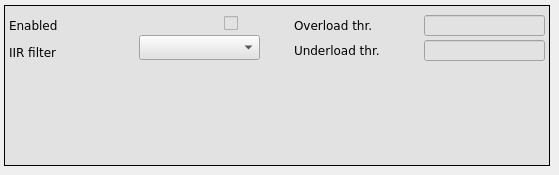
      <widget class="QWidget" name="Lin_3">
       <attribute name="title">
        <string>Narrow-band DSP</string>
       </attribute>
       <widget class="caFrame" name="caframe_12">
        <property name="geometry">
         <rect>
          <x>4</x>
          <y>5</y>
          <width>546</width>
          <height>161</height>
         </rect>
        </property>
        <property name="styleSheet">
         <string notr="true">background-color: rgb(226, 226, 226);</string>
        </property>
        <property name="frameShape">
         <enum>QFrame::Box</enum>
        </property>
        <widget class="QLabel" name="label_75">
         <property name="geometry">
          <rect>
           <x>10</x>
           <y>195</y>
           <width>75</width>
           <height>25</height>
          </rect>
         </property>
         <property name="font">
          <font>
           <family>DejaVu Sans</family>
          </font>
         </property>
         <property name="styleSheet">
          <string notr="true">color: rgb(0, 0, 0);</string>
         </property>
         <property name="text">
          <string>SUM offset</string>
         </property>
        </widget>
        <widget class="caToggleButton" name="catogglebutton_5">
         <property name="geometry">
          <rect>
           <x>220</x>
           <y>10</y>
           <width>16</width>
           <height>16</height>
          </rect>
         </property>
         <property name="font">
          <font>
           <family>DejaVu Sans</family>
           <pointsize>9</pointsize>
          </font>
         </property>
         <property name="channel" stdset="0">
          <string notr="true">$(BPM):dsp:nba:enable</string>
         </property>
        </widget>
        <widget class="caLed" name="caled_3">
         <property name="geometry">
          <rect>
           <x>240</x>
           <y>10</y>
           <width>16</width>
           <height>16</height>
          </rect>
         </property>
         <property name="font">
          <font>
           <family>DejaVu Sans</family>
           <pointsize>9</pointsize>
          </font>
         </property>
         <property name="scaleContents">
          <bool>true</bool>
         </property>
         <property name="channel" stdset="0">
          <string notr="true">$(BPM):dsp:nba:enable</string>
         </property>
         <property name="falseColor">
          <color alpha="0">
           <red>255</red>
           <green>0</green>
           <blue>0</blue>
          </color>
         </property>
         <property name="trueColor">
          <color>
           <red>0</red>
           <green>255</green>
           <blue>0</blue>
          </color>
         </property>
         <property name="trueValue">
          <string>true</string>
         </property>
         <property name="falseValue">
          <string>false</string>
         </property>
        </widget>
        <widget class="caTextEntry" name="caTextEntry_8">
         <property name="geometry">
          <rect>
           <x>420</x>
           <y>35</y>
           <width>121</width>
           <height>21</height>
          </rect>
         </property>
         <property name="font">
          <font>
           <family>Monospace</family>
           <pointsize>10</pointsize>
          </font>
         </property>
         <property name="alignment">
          <set>Qt::AlignRight|Qt::AlignTrailing|Qt::AlignVCenter</set>
         </property>
         <property name="channel" stdset="0">
          <string notr="true">$(BPM):dsp:nba:threshold:underload</string>
         </property>
         <property name="background">
          <color>
           <red>255</red>
           <green>255</green>
           <blue>255</blue>
          </color>
         </property>
         <property name="fontScaleMode">
          <enum>caLineEdit::WidthAndHeight</enum>
         </property>
        </widget>
        <widget class="QLabel" name="label_68">
         <property name="geometry">
          <rect>
           <x>290</x>
           <y>10</y>
           <width>121</width>
           <height>20</height>
          </rect>
         </property>
         <property name="font">
          <font>
           <family>DejaVu Sans</family>
          </font>
         </property>
         <property name="text">
          <string>Overload thr.</string>
         </property>
        </widget>
        <widget class="QLabel" name="label_69">
         <property name="geometry">
          <rect>
           <x>290</x>
           <y>35</y>
           <width>126</width>
           <height>20</height>
          </rect>
         </property>
         <property name="font">
          <font>
           <family>DejaVu Sans</family>
          </font>
         </property>
         <property name="text">
          <string>Underload thr.</string>
         </property>
        </widget>
        <widget class="caMenu" name="camenu_7">
         <property name="geometry">
          <rect>
           <x>135</x>
           <y>30</y>
           <width>121</width>
           <height>25</height>
          </rect>
         </property>
         <property name="font">
          <font>
           <family>DejaVu Sans</family>
           <pointsize>10</pointsize>
          </font>
         </property>
         <property name="styleSheet">
          <string notr="true">color: rgb(0, 0, 0);</string>
         </property>
         <property name="frame">
          <bool>true</bool>
         </property>
         <property name="channel" stdset="0">
          <string notr="true">$(BPM):dsp:nba:iir</string>
         </property>
         <property name="labelDisplay">
          <bool>false</bool>
         </property>
        </widget>
        <widget class="caTextEntry" name="caTextEntry_9">
         <property name="geometry">
          <rect>
           <x>420</x>
           <y>10</y>
           <width>121</width>
           <height>21</height>
          </rect>
         </property>
         <property name="font">
          <font>
           <family>Monospace</family>
           <pointsize>10</pointsize>
          </font>
         </property>
         <property name="alignment">
          <set>Qt::AlignRight|Qt::AlignTrailing|Qt::AlignVCenter</set>
         </property>
         <property name="channel" stdset="0">
          <string notr="true">$(BPM):dsp:nba:threshold:overload</string>
         </property>
         <property name="background">
          <color>
           <red>255</red>
           <green>255</green>
           <blue>255</blue>
          </color>
         </property>
         <property name="fontScaleMode">
          <enum>caLineEdit::WidthAndHeight</enum>
         </property>
        </widget>
        <widget class="QLabel" name="label_6">
         <property name="geometry">
          <rect>
           <x>5</x>
           <y>35</y>
           <width>101</width>
           <height>25</height>
          </rect>
         </property>
         <property name="font">
          <font>
           <family>DejaVu Sans</family>
          </font>
         </property>
         <property name="text">
          <string>IIR filter</string>
         </property>
        </widget>
        <widget class="QLabel" name="label_67">
         <property name="geometry">
          <rect>
           <x>5</x>
           <y>10</y>
           <width>131</width>
           <height>20</height>
          </rect>
         </property>
         <property name="font">
          <font>
           <family>DejaVu Sans</family>
          </font>
         </property>
         <property name="text">
          <string>Enabled</string>
         </property>
        </widget>
       </widget>
      </widget>
